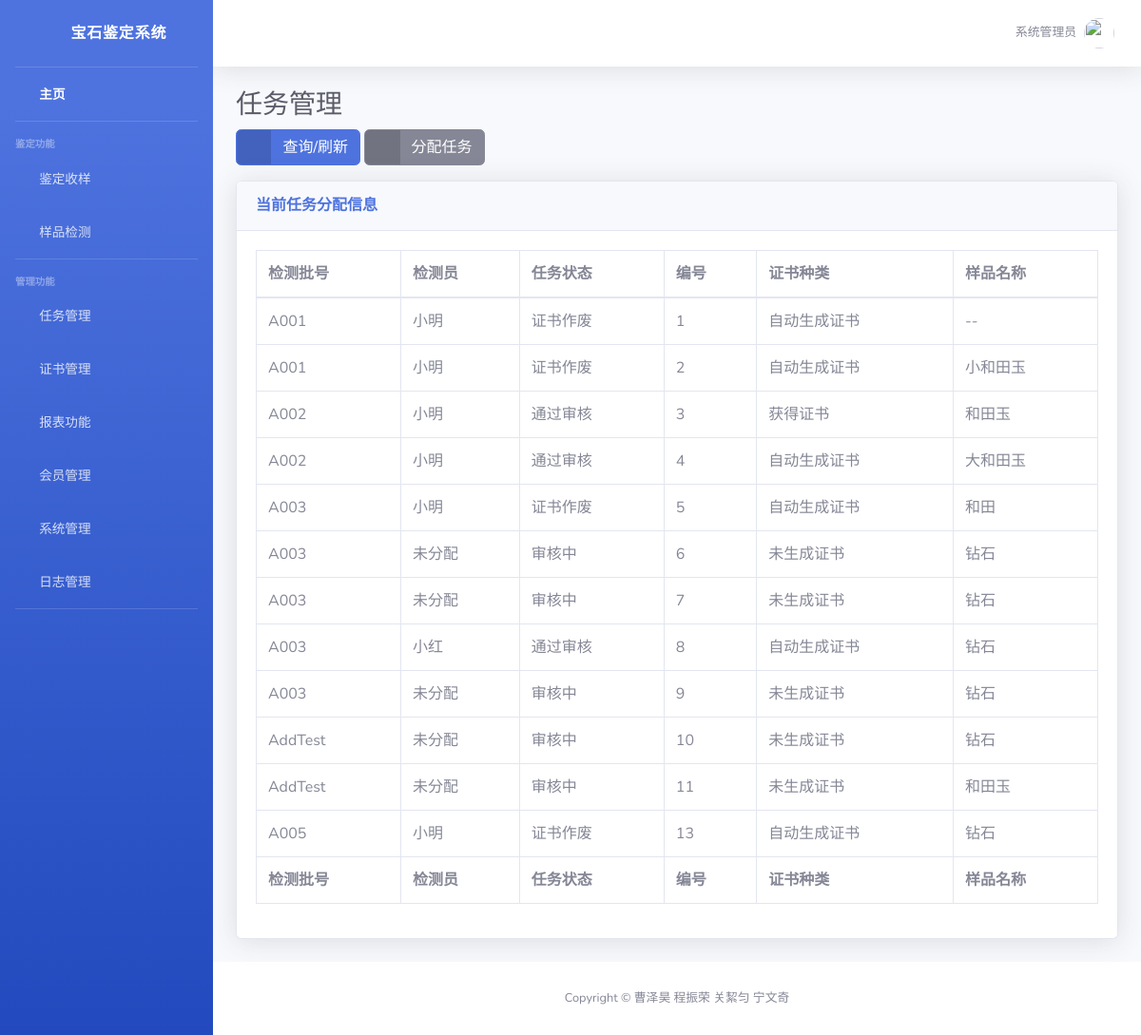
Page /gem/page3/ on the committed database.
### gem/models.py (models this page shows)
class Yangpin(models.Model):
    testNo = models.CharField(max_length=20, default='未填写')
    situation = models.CharField(max_length=20, default='未填写')
    no = models.CharField(max_length=10, default='未填写')
    result = models.CharField(max_length=20, default='未填写')
    appear = models.CharField(max_length=20, default='未填写')
    weight = models.CharField(max_length=20, default='未填写')
    midu = models.CharField(max_length=20, default='未填写')
    zheshe = models.CharField(max_length=20, default='未填写')
    jcy = models.CharField(max_length=20, default='未分配')
    certificate = models.CharField(max_length=20, default='未生成证书')
    name = models.CharField(max_length=20, default='--')

### gem/views.py (the view)
# urls.py: path('page3/', views.page3, name='page3'),
def page3(request):
    v1 = Yangpin.objects.all()
    return render(request, 'page3.html', {'v1': v1})

### gem/templates/page3.html (shortened to what this page needs)
<!DOCTYPE html>
<html>
<head>
    <link href="/static/vendor/fontawesome-free/css/all.min.css" rel="stylesheet" type="text/css">
    <link href="/static/css/sb-admin-2.min.css" rel="stylesheet">
    <link href="/static/vendor/datatables/dataTables.bootstrap4.min.css" rel="stylesheet">
</head>
<body id="page-top">
    <div id="wrapper">
        <ul class="navbar-nav bg-gradient-primary sidebar sidebar-dark accordion" id="accordionSidebar">
            <a class="sidebar-brand d-flex align-items-center justify-content-center" href="/gem/">
                <div class="sidebar-brand-icon rotate-n-15">
                    <i class="fas fa-laugh-wink"></i>
                </div>
                <div class="sidebar-brand-text mx-3">宝石鉴定系统</div>
            </a>
            <hr class="sidebar-divider my-0">
            <li class="nav-item active">
                <a class="nav-link" href="/gem/">
                    <i class="fas fa-fw fa-tachometer-alt"></i>
                    <span>主页</span></a>
            </li>
            <hr class="sidebar-divider">
            <div class="sidebar-heading">
                鉴定功能
            </div>
            <li class="nav-item">
                <a class="nav-link" href="/gem/page1/">
                    <i class="fas fa-fw fa-chart-area"></i>
                    <span>鉴定收样</span></a>
            </li>
            <li class="nav-item">
                <a class="nav-link" href="/gem/page2/">
                    <i class="fas fa-fw fa-chart-area"></i>
                    <span>样品检测</span></a>
            </li>
            <hr class="sidebar-divider">
            <div class="sidebar-heading">
                管理功能
            </div>
            <li class="nav-item">
                <a class="nav-link" href="/gem/page3/">
                    <i class="fas fa-fw fa-table"></i>
                    <span>任务管理</span></a>
            </li>
            <li class="nav-item">
                <a class="nav-link" href="/gem/page4/">
                    <i class="fas fa-fw fa-table"></i>
                    <span>证书管理</span></a>
            </li>
            <li class="nav-item">
                <a class="nav-link" href="/gem/page5/">
                    <i class="fas fa-fw fa-table"></i>
                    <span>报表功能</span></a>
            </li>
            <li class="nav-item">
                <a class="nav-link" href="/gem/page6/">
                    <i class="fas fa-fw fa-table"></i>
                    <span>会员管理</span></a>
            </li>
            <li class="nav-item">
                <a class="nav-link" href="/admin/">
                    <i class="fas fa-fw fa-table"></i>
                    <span>系统管理</span></a>
            </li>
            <li class="nav-item">
                <a class="nav-link" href="/admin/">
                    <i class="fas fa-fw fa-table"></i>
                    <span>日志管理</span></a>
            </li>
            <hr class="sidebar-divider d-none d-md-block">
        </ul>
        <div id="content-wrapper" class="d-flex flex-column">
            <div id="content">
                <nav class="navbar navbar-expand navbar-light bg-white topbar mb-4 static-top shadow">
                    <ul class="navbar-nav ml-auto">
                        <li class="nav-item dropdown no-arrow">
                            <a class="nav-link dropdown-toggle" href="" id="userDropdown" role="button"
                                data-toggle="dropdown" aria-haspopup="true" aria-expanded="false">
                                <span class="mr-2 d-none d-lg-inline text-gray-600 small">系统管理员</span>
                                <img class="img-profile rounded-circle"
                                    src="/static/img/undraw_profile.svg">
                            </a>
                        </li>
                    </ul>
                </nav>
                <div class="container-fluid">
                    <h1 class="h3 mb-2 text-gray-800">任务管理</h1>
                    <a href="" class="btn btn-primary btn-icon-split">
                                        <span class="icon text-white-50">
                                            <i class="fas fa-flag"></i>
                                        </span>
                                        <span class="text">查询/刷新</span>
                    </a>
                    <a href="/gem/page3/edit/" class="btn btn-secondary btn-icon-split">
                        <span class="icon text-white-50">
                            <i class="fas fa-arrow-right"></i>
                        </span>
                        <span class="text">分配任务</span>
                    </a>
                    <div class="card shadow mb-4">
                        <div class="card-header py-3">
                            <h6 class="m-0 font-weight-bold text-primary">当前任务分配信息</h6>
                        </div>
                        <div class="card-body">
                            <div class="table-responsive">
                                <table class="table table-bordered" id="dataTable" width="100%" cellspacing="0">
                                    <thead>
                                        <tr>
                                            <th>检测批号</th>
                                            <th>检测员</th>
                                            <th>任务状态</th>
                                            <th>编号</th>
                                            <th>证书种类</th>
                                            <th>样品名称</th>
                                        </tr>
                                    </thead>
                                    <tfoot>
                                        <tr>
                                            <th>检测批号</th>
                                            <th>检测员</th>
                                            <th>任务状态</th>
                                            <th>编号</th>
                                            <th>证书种类</th>
                                            <th>样品名称</th>
                                        </tr>
                                    </tfoot>
                                    <tbody>
                                        {% for v in v1 %}
                                            <tr>
                                                <td>{{ v.testNo }}</td>
                                                <td>{{ v.jcy }}</td>
                                                <td>{{ v.situation }}</td>
                                                <td>{{ v.no }}</td>
                                                <td>{{ v.certificate }}</td>
                                                <td>{{ v.name }}</td>
                                            </tr>
                                        {% endfor %}
                                    </tbody>
                                </table>
                            </div>
                        </div>
                    </div>
                </div>
            </div>
            <footer class="sticky-footer bg-white">
                <div class="container my-auto">
                    <div class="copyright text-center my-auto">
                        <span>Copyright &copy; 曹泽昊 程振荣 关絜匀 宁文奇</span>
                    </div>
                </div>
            </footer>
        </div>
    </div>
</body>
</html>

### rows in the picture
Yangpin: testNo "A001", jcy "小明", situation "证书作废", no "1", certificate "自动生成证书", name "--"
Yangpin: testNo "A001", jcy "小明", situation "证书作废", no "2", certificate "自动生成证书", name "小和田玉"
Yangpin: testNo "A002", jcy "小明", situation "通过审核", no "3", certificate "获得证书", name "和田玉"
Yangpin: testNo "A002", jcy "小明", situation "通过审核", no "4", certificate "自动生成证书", name "大和田玉"
Yangpin: testNo "A003", jcy "小明", situation "证书作废", no "5", certificate "自动生成证书", name "和田"
Yangpin: testNo "A003", jcy "未分配", situation "审核中", no "6", certificate "未生成证书", name "钻石"
Yangpin: testNo "A003", jcy "未分配", situation "审核中", no "7", certificate "未生成证书", name "钻石"
Yangpin: testNo "A003", jcy "小红", situation "通过审核", no "8", certificate "自动生成证书", name "钻石"
Yangpin: testNo "A003", jcy "未分配", situation "审核中", no "9", certificate "未生成证书", name "钻石"
Yangpin: testNo "AddTest", jcy "未分配", situation "审核中", no "10", certificate "未生成证书", name "钻石"
Yangpin: testNo "AddTest", jcy "未分配", situation "审核中", no "11", certificate "未生成证书", name "和田玉"
Yangpin: testNo "A005", jcy "小明", situation "证书作废", no "13", certificate "自动生成证书", name "钻石"
